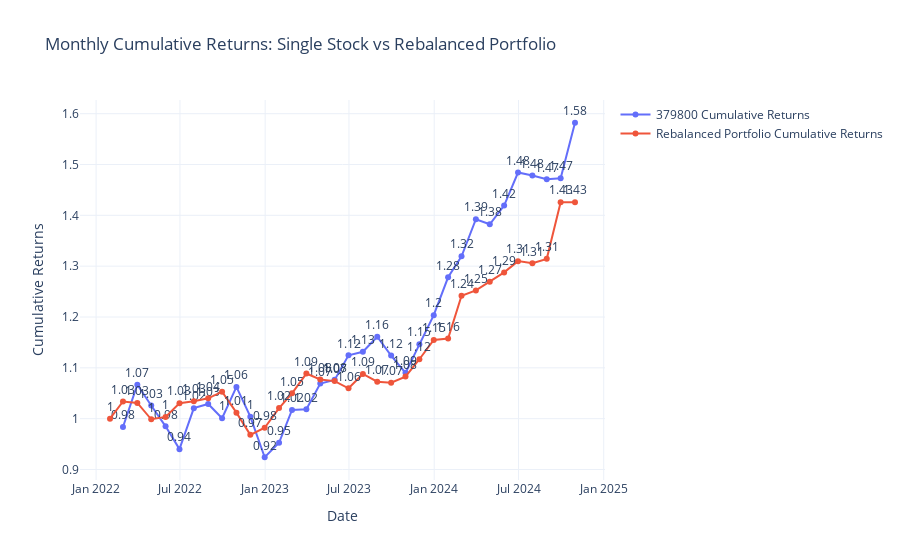
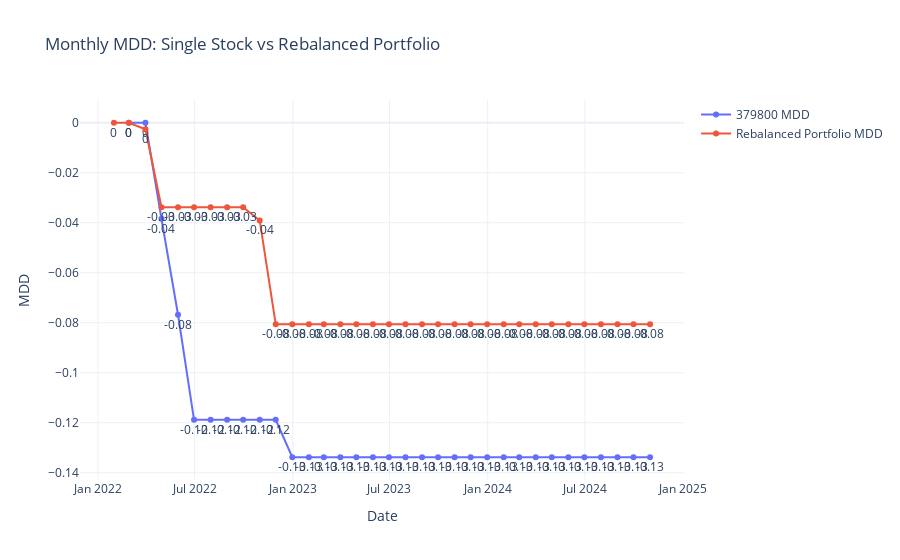

Source (notebook cell) for these figures, in order:
### Code cell
import FinanceDataReader as fdr
import pandas as pd
import numpy as np
import plotly.graph_objects as go
from datetime import datetime

# 종목 코드
single_stock_code = '379800'
multi_stock_codes = ['379800', '308620', '411060']

# 날짜 범위
start_date = '2022-01-01'
end_date = datetime.today().strftime('%Y-%m-%d')

# 데이터 가져오기
single_stock_data = fdr.DataReader(single_stock_code, start_date, end_date).resample('ME').last()
multi_stock_data = {code: fdr.DataReader(code, start_date, end_date)['Close'] for code in multi_stock_codes}
multi_stock_data = pd.DataFrame(multi_stock_data).resample('ME').last().dropna()

# 월별 리밸런싱 수익률 계산 함수
def monthly_rebalance_return(df, weights):
    rebalance_returns = (df.pct_change().shift(-1) * weights).sum(axis=1)
    rebalance_cum_returns = (1 + rebalance_returns).cumprod()
    rebalance_cum_returns.iloc[0] = 1
    return rebalance_cum_returns

# 월별 리밸런싱 데이터 준비
weights = np.array([1/len(multi_stock_codes)] * len(multi_stock_codes))
rebalance_cum_returns = monthly_rebalance_return(multi_stock_data, weights)

# MDD 계산 함수
def calculate_mdd(cum_returns):
    drawdown = cum_returns / cum_returns.cummax() - 1
    mdd = drawdown.cummin()
    return mdd

# 한 종목의 수익률 및 MDD 계산
single_stock_cum_returns = (1 + single_stock_data['Close'].pct_change()).cumprod()
single_stock_mdd = calculate_mdd(single_stock_cum_returns)

# 리밸런싱 포트폴리오 수익률 및 MDD 계산
rebalance_mdd = calculate_mdd(rebalance_cum_returns)

# Plotly 그래프 생성 - 수익률 그래프
fig_returns = go.Figure()
fig_returns.add_trace(go.Scatter(
    x=single_stock_data.index,
    y=single_stock_cum_returns,
    name="379800 Cumulative Returns",
    mode="lines+markers+text",
    text=single_stock_cum_returns.round(2),
    textposition="top center",
    texttemplate="%{text}"
))
fig_returns.add_trace(go.Scatter(
    x=rebalance_cum_returns.index,
    y=rebalance_cum_returns,
    name="Rebalanced Portfolio Cumulative Returns",
    mode="lines+markers+text",
    text=rebalance_cum_returns.round(2),
    textposition="top center",
    texttemplate="%{text}"
))
fig_returns.update_layout(
    title="Monthly Cumulative Returns: Single Stock vs Rebalanced Portfolio",
    xaxis=dict(title="Date"),
    yaxis=dict(title="Cumulative Returns")
)

# Plotly 그래프 생성 - MDD 그래프
fig_mdd = go.Figure()
fig_mdd.add_trace(go.Scatter(
    x=single_stock_data.index,
    y=single_stock_mdd,
    name="379800 MDD",
    mode="lines+markers+text",
    text=single_stock_mdd.round(2),
    textposition="bottom center",
    texttemplate="%{text}"
))
fig_mdd.add_trace(go.Scatter(
    x=rebalance_mdd.index,
    y=rebalance_mdd,
    name="Rebalanced Portfolio MDD",
    mode="lines+markers+text",
    text=rebalance_mdd.round(2),
    textposition="bottom center",
    texttemplate="%{text}"
))
fig_mdd.update_layout(
    title="Monthly MDD: Single Stock vs Rebalanced Portfolio",
    xaxis=dict(title="Date"),
    yaxis=dict(title="MDD")
)

fig_returns.show()
fig_mdd.show()

### Figure 1 — Plotly figure (JSON) as saved in the notebook; plotly's stock layout.template omitted (floating-point values rounded to 4 significant figures)
{"data": [{"mode": "lines+markers+text", "name": "379800 Cumulative Returns", "text": [null, 0.98, 1.07, 1.03, 0.98, 0.94, 1.02, 1.03, 1, 1.06, 1, 0.92, 0.95, 1.02, 1.02, 1.07, 1.08, 1.12, 1.13, 1.16, 1.12, 1.09, 1.15, 1.2, 1.28, 1.32, 1.39, 1.38, 1.42, 1.48, 1.48, 1.47, 1.47, 1.58], "textposition": "top center", "texttemplate": "%{text}", "type": "scatter", "x": ["2022-01-31T00:00:00", "2022-02-28T00:00:00", "2022-03-31T00:00:00", "2022-04-30T00:00:00", "2022-05-31T00:00:00", "2022-06-30T00:00:00", "2022-07-31T00:00:00", "2022-08-31T00:00:00", "2022-09-30T00:00:00", "2022-10-31T00:00:00", "2022-11-30T00:00:00", "2022-12-31T00:00:00", "2023-01-31T00:00:00", "2023-02-28T00:00:00", "2023-03-31T00:00:00", "2023-04-30T00:00:00", "2023-05-31T00:00:00", "2023-06-30T00:00:00", "2023-07-31T00:00:00", "2023-08-31T00:00:00", "2023-09-30T00:00:00", "2023-10-31T00:00:00", "2023-11-30T00:00:00", "2023-12-31T00:00:00", "2024-01-31T00:00:00", "2024-02-29T00:00:00", "2024-03-31T00:00:00", "2024-04-30T00:00:00", "2024-05-31T00:00:00", "2024-06-30T00:00:00", "2024-07-31T00:00:00", "2024-08-31T00:00:00", "2024-09-30T00:00:00", "2024-10-31T00:00:00"], "y": [null, 0.9836, 1.067, 1.026, 0.9849, 0.9401, 1.021, 1.029, 1.001, 1.063, 1.004, 0.9241, 0.9526, 1.017, 1.019, 1.069, 1.076, 1.125, 1.132, 1.161, 1.124, 1.09, 1.147, 1.204, 1.278, 1.32, 1.392, 1.382, 1.419, 1.484, 1.478, 1.471, 1.473, 1.582]}, {"mode": "lines+markers+text", "name": "Rebalanced Portfolio Cumulative Returns", "text": [1, 1.03, 1.03, 1, 1, 1.03, 1.03, 1.04, 1.05, 1.01, 0.97, 0.98, 1.02, 1.05, 1.09, 1.08, 1.07, 1.06, 1.09, 1.07, 1.07, 1.08, 1.12, 1.15, 1.16, 1.24, 1.25, 1.27, 1.29, 1.31, 1.31, 1.31, 1.43, 1.43], "textposition": "top center", "texttemplate": "%{text}", "type": "scatter", "x": ["2022-01-31T00:00:00", "2022-02-28T00:00:00", "2022-03-31T00:00:00", "2022-04-30T00:00:00", "2022-05-31T00:00:00", "2022-06-30T00:00:00", "2022-07-31T00:00:00", "2022-08-31T00:00:00", "2022-09-30T00:00:00", "2022-10-31T00:00:00", "2022-11-30T00:00:00", "2022-12-31T00:00:00", "2023-01-31T00:00:00", "2023-02-28T00:00:00", "2023-03-31T00:00:00", "2023-04-30T00:00:00", "2023-05-31T00:00:00", "2023-06-30T00:00:00", "2023-07-31T00:00:00", "2023-08-31T00:00:00", "2023-09-30T00:00:00", "2023-10-31T00:00:00", "2023-11-30T00:00:00", "2023-12-31T00:00:00", "2024-01-31T00:00:00", "2024-02-29T00:00:00", "2024-03-31T00:00:00", "2024-04-30T00:00:00", "2024-05-31T00:00:00", "2024-06-30T00:00:00", "2024-07-31T00:00:00", "2024-08-31T00:00:00", "2024-09-30T00:00:00", "2024-10-31T00:00:00"], "y": [1, 1.034, 1.031, 0.9988, 1.004, 1.03, 1.034, 1.04, 1.053, 1.012, 0.9681, 0.9822, 1.021, 1.05, 1.089, 1.077, 1.074, 1.06, 1.088, 1.073, 1.071, 1.083, 1.117, 1.155, 1.158, 1.242, 1.252, 1.269, 1.288, 1.31, 1.306, 1.314, 1.426, 1.426]}], "layout": {"title": {"text": "Monthly Cumulative Returns: Single Stock vs Rebalanced Portfolio"}, "xaxis": {"title": {"text": "Date"}}, "yaxis": {"title": {"text": "Cumulative Returns"}}}}

### Figure 2 — Plotly figure (JSON) as saved in the notebook; plotly's stock layout.template omitted (floating-point values rounded to 4 significant figures)
{"data": [{"mode": "lines+markers+text", "name": "379800 MDD", "text": [null, 0, 0, -0.04, -0.08, -0.12, -0.12, -0.12, -0.12, -0.12, -0.12, -0.13, -0.13, -0.13, -0.13, -0.13, -0.13, -0.13, -0.13, -0.13, -0.13, -0.13, -0.13, -0.13, -0.13, -0.13, -0.13, -0.13, -0.13, -0.13, -0.13, -0.13, -0.13, -0.13], "textposition": "bottom center", "texttemplate": "%{text}", "type": "scatter", "x": ["2022-01-31T00:00:00", "2022-02-28T00:00:00", "2022-03-31T00:00:00", "2022-04-30T00:00:00", "2022-05-31T00:00:00", "2022-06-30T00:00:00", "2022-07-31T00:00:00", "2022-08-31T00:00:00", "2022-09-30T00:00:00", "2022-10-31T00:00:00", "2022-11-30T00:00:00", "2022-12-31T00:00:00", "2023-01-31T00:00:00", "2023-02-28T00:00:00", "2023-03-31T00:00:00", "2023-04-30T00:00:00", "2023-05-31T00:00:00", "2023-06-30T00:00:00", "2023-07-31T00:00:00", "2023-08-31T00:00:00", "2023-09-30T00:00:00", "2023-10-31T00:00:00", "2023-11-30T00:00:00", "2023-12-31T00:00:00", "2024-01-31T00:00:00", "2024-02-29T00:00:00", "2024-03-31T00:00:00", "2024-04-30T00:00:00", "2024-05-31T00:00:00", "2024-06-30T00:00:00", "2024-07-31T00:00:00", "2024-08-31T00:00:00", "2024-09-30T00:00:00", "2024-10-31T00:00:00"], "y": [null, 0, 0, -0.0384, -0.0768, -0.1188, -0.1188, -0.1188, -0.1188, -0.1188, -0.1188, -0.1338, -0.1338, -0.1338, -0.1338, -0.1338, -0.1338, -0.1338, -0.1338, -0.1338, -0.1338, -0.1338, -0.1338, -0.1338, -0.1338, -0.1338, -0.1338, -0.1338, -0.1338, -0.1338, -0.1338, -0.1338, -0.1338, -0.1338]}, {"mode": "lines+markers+text", "name": "Rebalanced Portfolio MDD", "text": [0, 0, 0, -0.03, -0.03, -0.03, -0.03, -0.03, -0.03, -0.04, -0.08, -0.08, -0.08, -0.08, -0.08, -0.08, -0.08, -0.08, -0.08, -0.08, -0.08, -0.08, -0.08, -0.08, -0.08, -0.08, -0.08, -0.08, -0.08, -0.08, -0.08, -0.08, -0.08, -0.08], "textposition": "bottom center", "texttemplate": "%{text}", "type": "scatter", "x": ["2022-01-31T00:00:00", "2022-02-28T00:00:00", "2022-03-31T00:00:00", "2022-04-30T00:00:00", "2022-05-31T00:00:00", "2022-06-30T00:00:00", "2022-07-31T00:00:00", "2022-08-31T00:00:00", "2022-09-30T00:00:00", "2022-10-31T00:00:00", "2022-11-30T00:00:00", "2022-12-31T00:00:00", "2023-01-31T00:00:00", "2023-02-28T00:00:00", "2023-03-31T00:00:00", "2023-04-30T00:00:00", "2023-05-31T00:00:00", "2023-06-30T00:00:00", "2023-07-31T00:00:00", "2023-08-31T00:00:00", "2023-09-30T00:00:00", "2023-10-31T00:00:00", "2023-11-30T00:00:00", "2023-12-31T00:00:00", "2024-01-31T00:00:00", "2024-02-29T00:00:00", "2024-03-31T00:00:00", "2024-04-30T00:00:00", "2024-05-31T00:00:00", "2024-06-30T00:00:00", "2024-07-31T00:00:00", "2024-08-31T00:00:00", "2024-09-30T00:00:00", "2024-10-31T00:00:00"], "y": [0, 0, -0.00264, -0.03381, -0.03381, -0.03381, -0.03381, -0.03381, -0.03381, -0.03908, -0.08061, -0.08061, -0.08061, -0.08061, -0.08061, -0.08061, -0.08061, -0.08061, -0.08061, -0.08061, -0.08061, -0.08061, -0.08061, -0.08061, -0.08061, -0.08061, -0.08061, -0.08061, -0.08061, -0.08061, -0.08061, -0.08061, -0.08061, -0.08061]}], "layout": {"title": {"text": "Monthly MDD: Single Stock vs Rebalanced Portfolio"}, "xaxis": {"title": {"text": "Date"}}, "yaxis": {"title": {"text": "MDD"}}}}
